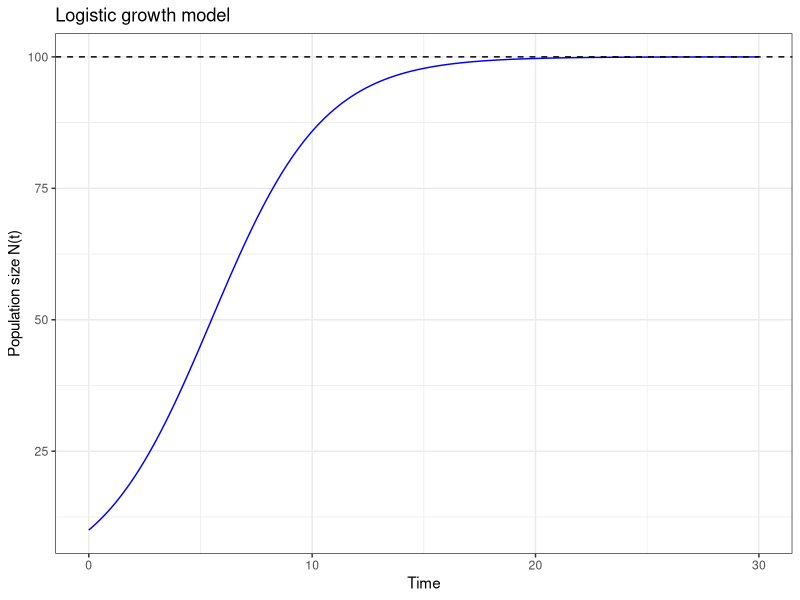
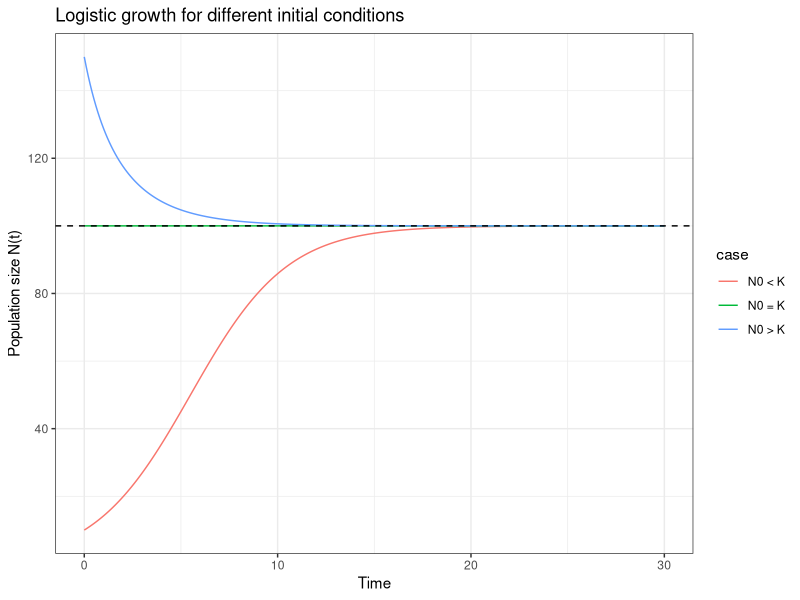
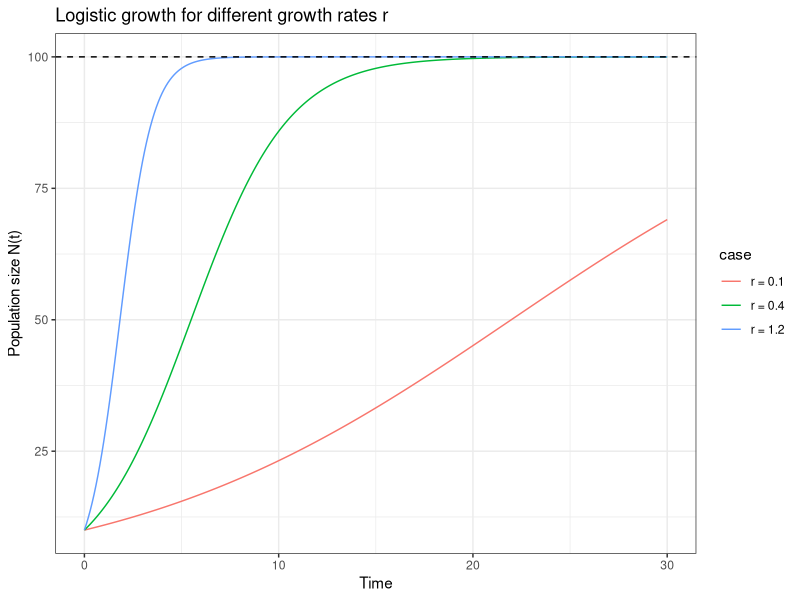
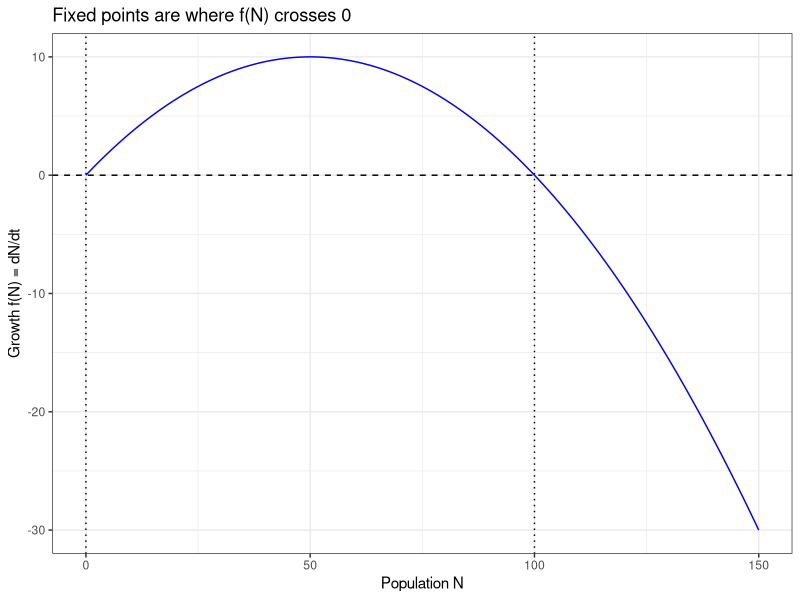
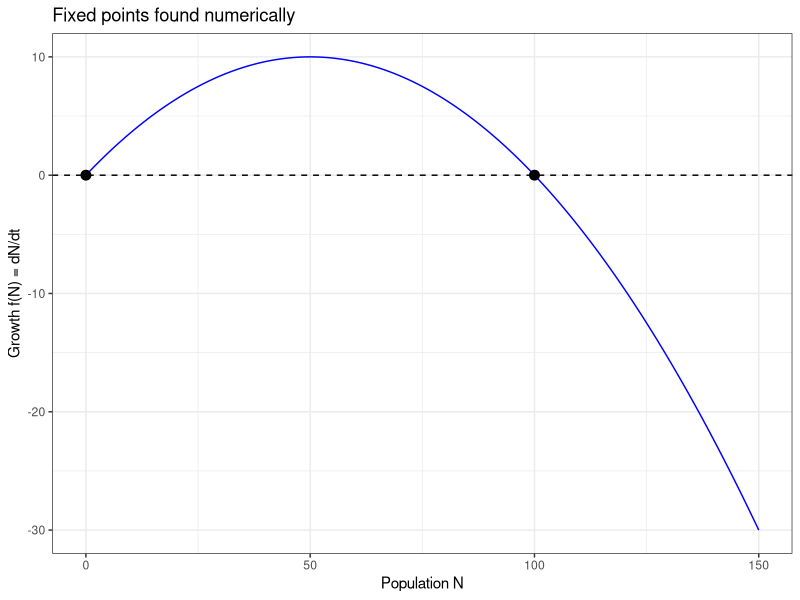
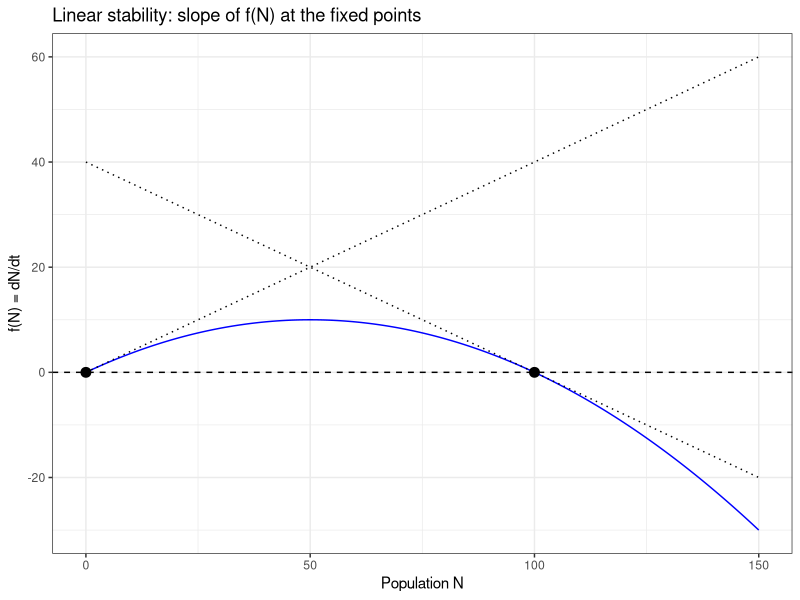

Write R code to recreate these figures, in order.
## ---- chunk 1
library(deSolve)
library(ggplot2)
## ---- chunk 2
logistic_ode <- function(t, state, parameters) {
  
  # Population size
  N <- state["N"]
  
  # Parameters
  r <- parameters["r"]
  K <- parameters["K"]
  
  # Logistic growth equation
  dN <- r * N * (1 - N / K)
  
  # Return the derivative
  list(c(dN))
}
## ---- chunk 3
# Growth rate
r <- 0.4

# Carrying capacity
K <- 100

# Initial population size
N0 <- 10

times <- seq(0, 30, by = 0.1)
## ---- chunk 4
# Time points where the solution is computed
times <- seq(from = 0, to = 30, by = 0.1)
## ---- chunk 5
# Numerical integration of the logistic equation
solution <- ode(
  y = c(N = N0),
  times = times,
  func = logistic_ode,
  parms = c(r = r, K = K)
)

# Convert output to a data frame
solution <- as.data.frame(solution)

# Show the first few rows
head(solution)

## ---- chunk 6
# Create a plot using the data frame for the logistic model
ggplot(data = solution, aes(x = time, y = N)) +
  
  # Add a line representing N(t)
  geom_line(color = "blue") +
  
  # Add a horizontal line for the carrying capacity K
  geom_hline(yintercept = K, linetype = "dashed") +
  
  # Label the x-axis
  xlab("Time") +
  
  # Label the y-axis
  ylab("Population size N(t)") +
  
  # Add a title to the plot
  ggtitle("Logistic growth model") +
  
  # Use a clean black-and-white theme
  theme_bw()
## ---- chunk 7
# Three initial conditions
N0_1 <- 10    # N0 < K
N0_2 <- K     # N0 = K
N0_3 <- 150   # N0 > K

# Solve the model for N0 = 10
solution1 <- ode(
  y = c(N = N0_1),
  times = times,
  func = logistic_ode,
  parms = c(r = r, K = K)
)
solution1 <- as.data.frame(solution1)

# Solve the model for N0 = K
solution2 <- ode(
  y = c(N = N0_2),
  times = times,
  func = logistic_ode,
  parms = c(r = r, K = K)
)
solution2 <- as.data.frame(solution2)

# Solve the model for N0 = 150
solution3 <- ode(
  y = c(N = N0_3),
  times = times,
  func = logistic_ode,
  parms = c(r = r, K = K)
)
solution3 <- as.data.frame(solution3)
## ---- chunk 8
# Add a label so we can tell the curves apart
solution1$case <- "N0 < K"
solution2$case <- "N0 = K"
solution3$case <- "N0 > K"

# Combine all solutions into one data frame
all_solutions <- rbind(solution1, solution2, solution3)

# Create the plot
ggplot(data = all_solutions, aes(x = time, y = N, color = case)) +
  
  # Draw one line for each initial condition
  geom_line() +
  
  # Show the carrying capacity K
  geom_hline(yintercept = K, linetype = "dashed") +
  
  # Label the axes
  xlab("Time") +
  ylab("Population size N(t)") +
  
  # Title
  ggtitle("Logistic growth for different initial conditions") +
  
  # Clean theme
  theme_bw()
## ---- chunk 9
# Fix the initial condition and carrying capacity
N0_fixed <- 10
K_fixed  <- K

# Three different growth rates
r1 <- 0.1
r2 <- 0.4
r3 <- 1.2

# Solve the model for r = 0.1
solution_r1 <- ode(
  y = c(N = N0_fixed),
  times = times,
  func = logistic_ode,
  parms = c(r = r1, K = K_fixed)
)
solution_r1 <- as.data.frame(solution_r1)

# Solve the model for r = 0.4
solution_r2 <- ode(
  y = c(N = N0_fixed),
  times = times,
  func = logistic_ode,
  parms = c(r = r2, K = K_fixed)
)
solution_r2 <- as.data.frame(solution_r2)

# Solve the model for r = 1.2
solution_r3 <- ode(
  y = c(N = N0_fixed),
  times = times,
  func = logistic_ode,
  parms = c(r = r3, K = K_fixed)
)
solution_r3 <- as.data.frame(solution_r3)
## ---- chunk 10
# Add labels so we can tell the curves apart
solution_r1$case <- "r = 0.1"
solution_r2$case <- "r = 0.4"
solution_r3$case <- "r = 1.2"

# Combine all solutions into one data frame
all_r_solutions <- rbind(solution_r1, solution_r2, solution_r3)

# Create the plot
ggplot(data = all_r_solutions, aes(x = time, y = N, color = case)) +
  
  # Draw one line for each growth rate
  geom_line() +
  
  # Show the carrying capacity K
  geom_hline(yintercept = K_fixed, linetype = "dashed") +
  
  # Label the axes
  xlab("Time") +
  ylab("Population size N(t)") +
  
  # Title
  ggtitle("Logistic growth for different growth rates r") +
  
  # Clean black-and-white theme
  theme_bw()
## ---- chunk 11
# f(N) = dN/dt
f <- function(N) {
  r * N * (1 - N / K)
}
## ---- chunk 12
# Create a grid of N values to plot f(N)
N_grid <- seq(0, 1.5*K, by = 0.1)

data_f <- data.frame(
  N = N_grid,
  dNdt = f(N_grid)
)

# Plot f(N) = dN/dt
ggplot(data = data_f, aes(x = N, y = dNdt)) +
  
  # The curve f(N)
  geom_line(color = "blue") +
  
  # The line y = 0 (where fixed points happen)
  geom_hline(yintercept = 0, linetype = "dashed") +
  
  # Mark the fixed points we expect: 0 and K
  geom_vline(xintercept = c(0, K), linetype = "dotted") +
  
  # Labels
  xlab("Population N") +
  ylab("Growth f(N) = dN/dt") +
  ggtitle("Fixed points are where f(N) crosses 0") +
  
  theme_bw()

## ---- chunk 13
# Root near 0 (choose an interval close to 0)
root0 <- uniroot(f, interval = c(0, 1))$root
root0
## ---- chunk 14
# Root near K (choose an interval around K)
rootK <- uniroot(f, interval = c(0.5*K, 1.5*K))$root
rootK
## ---- chunk 15
fixed_points <- data.frame(
  N = c(root0, rootK),
  dNdt = c(f(root0), f(rootK)),
  label = c("root near 0", "root near K")
)

ggplot(data = data_f, aes(x = N, y = dNdt)) +
  geom_line(color = "blue") +
  geom_hline(yintercept = 0, linetype = "dashed") +
  geom_point(data = fixed_points, aes(x = N, y = dNdt), size = 3) +
  labs(
    x = "Population N",
    y = "Growth f(N) = dN/dt",
    title = "Fixed points found numerically"
  ) +
  theme_bw()

## ---- chunk 16
# f(N) = dN/dt
f <- function(N) {
  r * N * (1 - N / K)
}

# Derivative f'(N) (computed by hand)
fprime <- function(N) {
  r * (1 - 2 * N / K)
}
## ---- chunk 17
# Slopes at the fixed points
slope0 <- fprime(root0)
slopeK <- fprime(rootK)

slope0
slopeK
## ---- chunk 18
# Grid for plotting f(N)
N_grid <- seq(0, 1.5*K, by = 0.1)

data_f <- data.frame(
  N = N_grid,
  dNdt = f(N_grid)
)

# Build tangent lines: y = f'(N*) (N - N*) + f(N*)
# But f(N*) = 0 at fixed points, so: y = f'(N*) (N - N*)
tangent <- function(N, Nstar) {
  fprime(Nstar) * (N - Nstar)
}

data_tan0 <- data.frame(N = N_grid, y = tangent(N_grid, root0), which = "tangent at N* ~ 0")
data_tanK <- data.frame(N = N_grid, y = tangent(N_grid, rootK), which = "tangent at N* ~ K")

ggplot(data_f, aes(x = N, y = dNdt)) +
  geom_line(color = "blue") +
  geom_hline(yintercept = 0, linetype = "dashed") +
  geom_point(data = data.frame(N = c(root0, rootK), dNdt = c(0, 0)),
             aes(x = N, y = dNdt), size = 3) +
  geom_line(data = data_tan0, aes(x = N, y = y), linetype = "dotted") +
  geom_line(data = data_tanK, aes(x = N, y = y), linetype = "dotted") +
  xlab("Population N") +
  ylab("f(N) = dN/dt") +
  ggtitle("Linear stability: slope of f(N) at the fixed points") +
  theme_bw()
## ---- chunk 19
# Numerical derivative of f using a small step h
num_derivative <- function(N, h = 1e-6) {
  (f(N + h) - f(N - h)) / (2 * h)
}

num_slope0 <- num_derivative(root0)
num_slopeK <- num_derivative(rootK)

num_slope0
num_slopeK
## ---- chunk 20
results <- data.frame(
  fixed_point = c("N* near 0", "N* near K"),
  Nstar = c(root0, rootK),
  slope_exact = c(slope0, slopeK),
  slope_numeric = c(num_slope0, num_slopeK)
)

results
